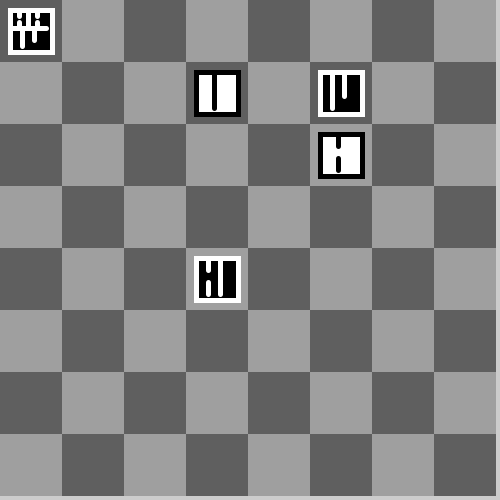
Frame 1 (no input)
Frame 60 (the mouse pressed at the canvas centre just before this capture): identical to frame 1, image omitted
Frame 120 (the mouse held since frame 60 and released just before this capture): identical to frame 1, image omitted

The Processing sketch that drew this single still picture (run headless with seeded random() and noise(); from frame 60 on, the mouse is pressed at the canvas centre):

// Processing sketch: level_sum
// ── level_sum.pde
int
field[][],
Fsize=8,
rows=2,
choice[][]={};
boolean que,
enemy[]=new boolean[4];
int len[]=new int[4];
void setup()
{
  size(500,500);
  strokeWeight(width/100);
  newGame();
}

void draw()
{
  noStroke();
  for(int i=0;i<Fsize;i++)
  {
    for(int j=0;j<Fsize;j++)
    {
      if((i+j)%2==0)
        fill(95);
      else
        fill(159);
      rect(width/Fsize*i,
         height/2-width/2+width/Fsize*j,
         width/Fsize,
         width/Fsize);
    }
  }
  
  if(choice.length==1)
  {
    fill(100,100,255);
    rect(width/Fsize*choice[0][0],
         height/2-width/2+width/Fsize*choice[0][1],
         width/Fsize,
         width/Fsize);
    for(int i=0;i<4;i++)
    {
      fill(0,255,0,50);
      for(int j=1;j<=len[i];j++)
      {
        rect(width/Fsize*(choice[0][0]+j*ang[i][0]),
             height/2-width/2+width/Fsize*(choice[0][1]+j*ang[i][1]),
             width/Fsize,
             width/Fsize);
      }
      fill(255,0,0,50);
      if(enemy[i])
      {
        rect(width/Fsize*(choice[0][0]+(len[i]+1)*ang[i][0]),
             (height-width)/2+width/Fsize*(choice[0][1]+(len[i]+1)*ang[i][1]),
             width/Fsize,
             width/Fsize);
      }
    }
  }
  
  
  for(int i=0;i<Fsize;i++)
  {
    for(int j=0;j<Fsize;j++)
    {
      if(field[i][j]!=0)
      stone(i,j,field[i][j]);
    }
  }
}

void newGame()
{
  choice=new int[0][0];
  field=new int[Fsize][Fsize];
  for(int i=0;i<Fsize;i++)
  {
    for(int j=0;j<Fsize;j++)
    {
      field[i][j]=0;
//      if(j<rows)
//      {
//        field[i][j]=(i+j*8)%stones.length+1;
//      }//
//      else if(j<Fsize-rows)
//      {
//        field[i][j]=0;
//      }//
//      else
//      {
//        field[i][j]=-(i+8+j*8)%stones.length-1;
//      }
    }
  }
  field[0][0]=-24;
  field[5][1]=-4;
  field[3][4]=-11;
  field[3][1]=2;
  field[5][2]=10;
  que=true;
}

// ── mousePressed.pde
void mousePressed()
{
  int
  x=int(float(mouseX)/float(width)*Fsize),
  y=int((float(mouseY)-float(height-width)/2)/float(width)*Fsize);
  if(choice.length==0 && field[x][y]!=0)
  {
    newChoice(x,y);
  }//
  else if(choice.length==1 && field[x][y]==0)
  {
    println(x==choice[0][0]);
    if(
        ((x==choice[0][0])&&
         (y!=choice[0][1])&&
         (((len[0]>=y-choice[0][1])&&
           (y>choice[0][1]))||
          ((len[2]>=choice[0][1]-y)&&
           (y<choice[0][1]))))||
        ((y==choice[0][1])&&
         (x!=choice[0][0])&&
         ((len[1]>=x-choice[0][0])||
          (len[3]>=choice[0][0]-x)))
      )
    {
      field[x][y]=field[choice[0][0]][choice[0][1]];
      field[choice[0][0]][choice[0][1]]=0;
      choice=new int[0][2];
      que=!que;
    }//
    else
    {
      newChoice(x,y);
    }
  }
}
// ── newChoice.pde
void newChoice(int x,int y)
{
  if((field[x][y]<0&&que)||field[x][y]>0&&!que)
  {
    int ch[][]={{x,y}};
    choice=ch;
    for(int i=0;i<4;i++)
    {
      len[i]=0;
      for(int j=0;
          j<float(abs(field[x][y]))/4&&
          x+ang[i][0]*(1+j)>=0&&
          x+ang[i][0]*(1+j)<Fsize&&
          y+ang[i][1]*(1+j)>=0&&
          y+ang[i][1]*(1+j)<Fsize&&
          field[x+ang[i][0]*(1+j)][y+ang[i][1]*(1+j)]==0
          ;j++)
      {
        len[i]++;
      }
    }
  }
  for(int i=0;i<4;i++)
  {
    if(len[i]<float(abs(field[x][y]))/4&&
       x+ang[i][0]*(1+len[i])>=0&&
       x+ang[i][0]*(1+len[i])<Fsize&&
       y+ang[i][1]*(1+len[i])>=0&&
       y+ang[i][1]*(1+len[i])<Fsize&&
       ((field[x+ang[i][0]*(1+len[i])][y+ang[i][1]*(1+len[i])]<0&&!que)||
        (field[x+ang[i][0]*(1+len[i])][y+ang[i][1]*(1+len[i])]>0&&que)))
    {
      enemy[i]=true;
    }//
    else
    {
      enemy[i]=false;
    }
  }
}
// ── rules.pde
int ang[][]=
{
  { 0,-1},
  { 1, 0}, 
  { 0, 1},
  {-1, 0}
};
// ── sones.pde
void stone(int x,int y,int lvl)
{
  if(lvl<0)
  {
    stroke(255);
    fill(0);
  }
  else
  {
    stroke(0);
    fill(255);
  }
  rect(width/Fsize*x+width/50,
         height/2-width/2+width/Fsize*y+width/50,
         width/Fsize-width/25,
         width/Fsize-width/25);
  float s=(width/Fsize-width/25)/12;
  int mrr=1,a=12;
  if(lvl<0){mrr=-1;a=0;}
  lvl=abs(lvl)-1;
  for(int i=0;i<stones[lvl].length;i++)
  {
    line(width/Fsize*x+width/50+
         (a-stones[lvl][i][0][0]*mrr)*s,
         height/2-width/2+width/Fsize*y+width/50+
         (a-stones[lvl][i][0][1]*mrr)*s,
         width/Fsize*x+width/50+
         (a-stones[lvl][i][1][0]*mrr)*s,
         height/2-width/2+width/Fsize*y+width/50+
         (a-stones[lvl][i][1][1]*mrr)*s);
  }
}

int stones[][][][]=
{
  {//1
  },
  {//2
    {
      {6,0},
      {6,12}
    }
  },
  {//3
    {
      {3,0},
      {3,12}
    },
    {
      {6,0},
      {6,12}
    },
    {
      {9,0},
      {9,8}
    }
  },
  {//4
    {
      {4,0},
      {4,12}
    },
    {
      {8,0},
      {8,8}
    }
  },
  {//5
    {
      {6,0},
      {6,8}
    }
  },
  {//6
    {
      {4,0},
      {4,8}
    },
    {
      {8,0},
      {8,12}
    }
  },
  {//7
    {
      {3,0},
      {3,8}
    },
    {
      {6,0},
      {6,12}
    },
    {
      {9,0},
      {9,12}
    }
  },
  {//8
    {
      {3,0},
      {3,12}
    },
    {
      {6,0},
      {6,12}
    },
    {
      {9,0},
      {9,4}
    },
    {
      {9,8},
      {9,12}
    }
  },
  {//9
    {
      {4,0},
      {4,12}
    },
    {
      {8,0},
      {8,4}
    },
    {
      {8,8},
      {8,12}
    }
  },
  {//10
    {
      {6,0},
      {6,4}
    },
    {
      {6,8},
      {6,12}
    }
  },
  {//11
    {
      {4,0},
      {4,4}
    },
    {
      {4,8},
      {4,12}
    },
    {
      {8,0},
      {8,12}
    }
  },
  {//12
    {
      {3,0},
      {3,4}
    },
    {
      {3,8},
      {3,12}
    },
    {
      {6,0},
      {6,12}
    },
    {
      {9,0},
      {9,12}
    }
  },
  {//13
    {
      {0,6},
      {12,6}
    },
    {
      {4,0},
      {4,2}
    },
    {
      {4,4},
      {4,12}
    },
    {
      {8,0},
      {8,10}
    }
  },
  {//14
    {
      {0,6},
      {12,6}
    },
    {
      {4,0},
      {4,2}
    },
    {
      {4,4},
      {4,6}
    },
    {
      {8,0},
      {8,6}
    },
    {
      {6,6},
      {6,10}
    }
  },
  {//15
    {
      {0,6},
      {12,6}
    },
    {
      {6,0},
      {6,2}
    },
    {
      {6,4},
      {6,10}
    }
  },
  {//16
    {
      {0,6},
      {12,6}
    },
    {
      {3,0},
      {3,2}
    },
    {
      {3,4},
      {3,6}
    },
    {
      {6,0},
      {6,6}
    },
    {
      {9,0},
      {9,4}
    }
  },
  {//17
    {
      {0,6},
      {12,6}
    },
    {
      {3,0},
      {3,2}
    },
    {
      {3,4},
      {3,6}
    },
    {
      {6,0},
      {6,12}
    },
    {
      {9,0},
      {9,4}
    }
  },
  {//18
    {
      {0,6},
      {12,6}
    },
    {
      {6,0},
      {6,12}
    },
    {
      {3,6},
      {3,8}
    },
    {
      {3,10},
      {3,12}
    },
    {
      {9,6},
      {9,8}
    },
    {
      {9,10},
      {9,12}
    }
  },
  {//19
    {
      {0,6},
      {12,6}
    },
    {
      {6,6},
      {6,12}
    },
    {
      {3,6},
      {3,8}
    },
    {
      {3,10},
      {3,12}
    },
    {
      {9,6},
      {9,8}
    },
    {
      {9,10},
      {9,12}
    }
  },
  {//20
    {
      {6,0},
      {6,12}
    },
    {
      {3,0},
      {3,4}
    },
    {
      {3,8},
      {3,12}
    },
    {
      {9,0},
      {9,4}
    },
    {
      {9,8},
      {9,12}
    }
  },
  {//21
    {
      {6,0},
      {6,6}
    },
    {
      {0,6},
      {12,6}
    },
    {
      {3,0},
      {3,2}
    },
    {
      {3,4},
      {3,6}
    },
    {
      {9,0},
      {9,2}
    },
    {
      {9,4},
      {9,6}
    }
  },
  {//22
    {
      {6,0},
      {6,12}
    },
    {
      {0,6},
      {12,6}
    },
    {
      {3,0},
      {3,2}
    },
    {
      {3,4},
      {3,6}
    },
    {
      {9,0},
      {9,2}
    },
    {
      {9,4},
      {9,6}
    }
  }
  ,
  {//23
    {
      {6,0},
      {6,12}
    },
    {
      {0,6},
      {12,6}
    },
    {
      {3,0},
      {3,2}
    },
    {
      {3,4},
      {3,12}
    },
    {
      {9,0},
      {9,2}
    },
    {
      {9,4},
      {9,10}
    }
  },
  {//24
    {
      {6,0},
      {6,6}
    },
    {
      {0,6},
      {12,6}
    },
    {
      {3,0},
      {3,2}
    },
    {
      {3,4},
      {3,6}
    },
    {
      {9,0},
      {9,2}
    },
    {
      {9,4},
      {9,6}
    },
    {
      {4,6},
      {4,12}
    },
    {
      {8,6},
      {8,10}
    }
  }
};
